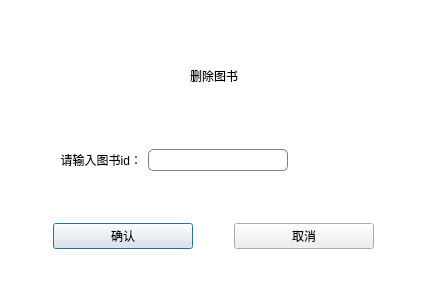
<?xml version="1.0" encoding="UTF-8"?>
<ui version="4.0">
 <class>Dlg_DeleteBook</class>
 <widget class="QDialog" name="Dlg_DeleteBook">
  <property name="geometry">
   <rect>
    <x>0</x>
    <y>0</y>
    <width>428</width>
    <height>295</height>
   </rect>
  </property>
  <property name="windowTitle">
   <string>删除图书</string>
  </property>
  <property name="styleSheet">
   <string notr="true">QLabel#lb_title{
	font:40px '星月行书';
}
QLabel#lb_txt{
font:20px '黑体';
}
QLineEdit{
border-radius:5px;
min-height: 20px;
border:1px solid gray;
}
QPushButton[name=btn]{
border-radius:4px;
background:#409eff;
color:white;
font:18px &quot;黑体&quot;;
}
QWidget#bg{
background:white;
}</string>
  </property>
  <layout class="QGridLayout" name="gridLayout">
   <property name="leftMargin">
    <number>0</number>
   </property>
   <property name="topMargin">
    <number>0</number>
   </property>
   <property name="rightMargin">
    <number>0</number>
   </property>
   <property name="bottomMargin">
    <number>0</number>
   </property>
   <property name="spacing">
    <number>0</number>
   </property>
   <item row="0" column="0">
    <widget class="QWidget" name="bg" native="true">
     <property name="minimumSize">
      <size>
       <width>0</width>
       <height>26</height>
      </size>
     </property>
     <layout class="QGridLayout" name="gridLayout_2">
      <item row="1" column="0">
       <widget class="QLabel" name="lb_txt">
        <property name="text">
         <string>       请输入图书id：</string>
        </property>
        <property name="alignment">
         <set>Qt::AlignRight|Qt::AlignTrailing|Qt::AlignVCenter</set>
        </property>
       </widget>
      </item>
      <item row="3" column="0" colspan="3">
       <widget class="QWidget" name="widget" native="true">
        <property name="minimumSize">
         <size>
          <width>0</width>
          <height>20</height>
         </size>
        </property>
        <property name="maximumSize">
         <size>
          <width>16777215</width>
          <height>35</height>
         </size>
        </property>
        <layout class="QGridLayout" name="gridLayout_3">
         <item row="0" column="0">
          <widget class="QPushButton" name="btn_confirm">
           <property name="minimumSize">
            <size>
             <width>0</width>
             <height>26</height>
            </size>
           </property>
           <property name="maximumSize">
            <size>
             <width>140</width>
             <height>26</height>
            </size>
           </property>
           <property name="text">
            <string>确认</string>
           </property>
           <property name="name" stdset="0">
            <string>btn</string>
           </property>
          </widget>
         </item>
         <item row="0" column="1">
          <widget class="QPushButton" name="btn_cancel">
           <property name="minimumSize">
            <size>
             <width>0</width>
             <height>26</height>
            </size>
           </property>
           <property name="maximumSize">
            <size>
             <width>140</width>
             <height>26</height>
            </size>
           </property>
           <property name="text">
            <string>取消</string>
           </property>
           <property name="name" stdset="0">
            <string>btn</string>
           </property>
          </widget>
         </item>
        </layout>
       </widget>
      </item>
      <item row="1" column="1" colspan="2">
       <widget class="QLineEdit" name="le_bookid">
        <property name="minimumSize">
         <size>
          <width>0</width>
          <height>22</height>
         </size>
        </property>
        <property name="maximumSize">
         <size>
          <width>140</width>
          <height>16777215</height>
         </size>
        </property>
        <property name="echoMode">
         <enum>QLineEdit::Normal</enum>
        </property>
       </widget>
      </item>
      <item row="0" column="0" colspan="3">
       <widget class="QLabel" name="lb_title">
        <property name="maximumSize">
         <size>
          <width>16777215</width>
          <height>60</height>
         </size>
        </property>
        <property name="text">
         <string>删除图书</string>
        </property>
        <property name="alignment">
         <set>Qt::AlignCenter</set>
        </property>
       </widget>
      </item>
     </layout>
    </widget>
   </item>
  </layout>
 </widget>
 <resources/>
 <connections/>
</ui>
